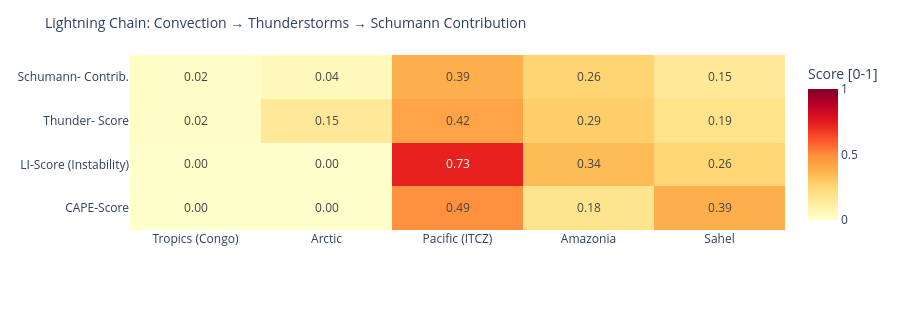

The code cell stored with this chart in its notebook:
### Code cell
# ============================================================
# LIGHTNING CHAIN: Convection → Thunderstorms → Schumann
# Shows the causal chain per measurement point as heatmap
# ============================================================

def cape_score(v):
    """CAPE → normalized score [0,1]"""
    if v is None or pd.isna(v): return 0.0
    return min(1.0, float(v) / 3000)

def li_score(v):
    """Lifted Index: negative = unstable → score [0,1]"""
    if v is None or pd.isna(v): return 0.3
    return min(1.0, max(0.0, (-float(v) + 6) / 12))

def cloud_score(v):
    if v is None or pd.isna(v): return 0.3
    return float(v) / 100

def thunder_score(row):
    """Kombinierter Gewitterwahrscheinlichkeits-Score
    CAPE + LI + Bedeckung + WMO-Gewitter + konvektiver Niederschlag (showers)
    Hinweis: X-Ray und Kp sind kein Bestandteil – nur geomagn./solarer Kontext.
    """
    cs = cape_score(row.get('cape'))
    ls = li_score(row.get('li'))
    cl = cloud_score(row.get('cloud'))
    t  = 1.0 if row.get('thunderstorm') else 0.0
    # Convective precipitation (showers) as additional indicator
    sh = min(1.0, (row.get('showers') or 0) / 5.0)
    return round(cs * 0.30 + ls * 0.25 + cl * 0.15 + t * 0.20 + sh * 0.10, 3)

def schumann_contribution(t_score, lat):
    """Schumann contribution: higher in tropics (±30°), scaled by thunderstorm score"""
    lat_weight = max(0.3, 1.0 - abs(lat) / 60)
    return round(t_score * lat_weight, 3)

df_atm['cape_score']   = df_atm.apply(lambda r: cape_score(r['cape']), axis=1)
df_atm['li_score']     = df_atm.apply(lambda r: li_score(r['li']),    axis=1)
df_atm['thunder_score']= df_atm.apply(lambda r: thunder_score(r.to_dict()), axis=1)
df_atm['schumann_contribution'] = df_atm.apply(
    lambda r: schumann_contribution(r['thunder_score'], r['lat']), axis=1)

metrics = ['cape_score', 'li_score', 'thunder_score', 'schumann_contribution']
labels  = ['CAPE-Score', 'LI-Score\n(Instability)', 'Thunder-\nScore', 'Schumann-\nContrib.']
z_data  = [df_atm[m].tolist() for m in metrics]

fig = go.Figure(go.Heatmap(
    z=z_data,
    x=df_atm['point'].tolist(),
    y=labels,
    colorscale='YlOrRd',
    zmin=0, zmax=1,
    text=[[f'{v:.2f}' for v in row] for row in z_data],
    texttemplate='%{text}', textfont=dict(size=12),
    colorbar=dict(title='Score [0-1]')
))
fig.update_layout(
    title=dict(text='Lightning Chain: Convection → Thunderstorms → Schumann Contribution', font=dict(size=14)),
    height=310,
    plot_bgcolor='rgba(0,0,0,0)', paper_bgcolor='rgba(0,0,0,0)',
    margin=dict(l=130, r=80, t=55, b=80)
)
fig.show()

### Figure 1 — Plotly figure (JSON) as saved in the notebook; plotly's stock layout.template omitted (floating-point values rounded to 4 significant figures)
{"data": [{"colorbar": {"title": {"text": "Score [0-1]"}}, "colorscale": [[0.0, "rgb(255,255,204)"], [0.125, "rgb(255,237,160)"], [0.25, "rgb(254,217,118)"], [0.375, "rgb(254,178,76)"], [0.5, "rgb(253,141,60)"], [0.625, "rgb(252,78,42)"], [0.75, "rgb(227,26,28)"], [0.875, "rgb(189,0,38)"], [1.0, "rgb(128,0,38)"]], "text": [["0.00", "0.00", "0.49", "0.18", "0.39"], ["0.00", "0.00", "0.73", "0.34", "0.26"], ["0.02", "0.15", "0.42", "0.29", "0.19"], ["0.02", "0.04", "0.39", "0.26", "0.15"]], "textfont": {"size": 12}, "texttemplate": "%{text}", "type": "heatmap", "x": ["Tropics (Congo)", "Arctic", "Pacific (ITCZ)", "Amazonia", "Sahel"], "y": ["CAPE-Score", "LI-Score\n(Instability)", "Thunder-\nScore", "Schumann-\nContrib."], "z": [[0.0, 0.0, 0.4867, 0.18, 0.39], [0.0, 0.0, 0.7333, 0.3417, 0.2583], [0.019, 0.15, 0.422, 0.286, 0.189], [0.018, 0.045, 0.387, 0.262, 0.148]], "zmax": 1, "zmin": 0}], "layout": {"height": 310, "margin": {"b": 80, "l": 130, "r": 80, "t": 55}, "paper_bgcolor": "rgba(0,0,0,0)", "plot_bgcolor": "rgba(0,0,0,0)", "title": {"font": {"size": 14}, "text": "Lightning Chain: Convection → Thunderstorms → Schumann Contribution"}}}
